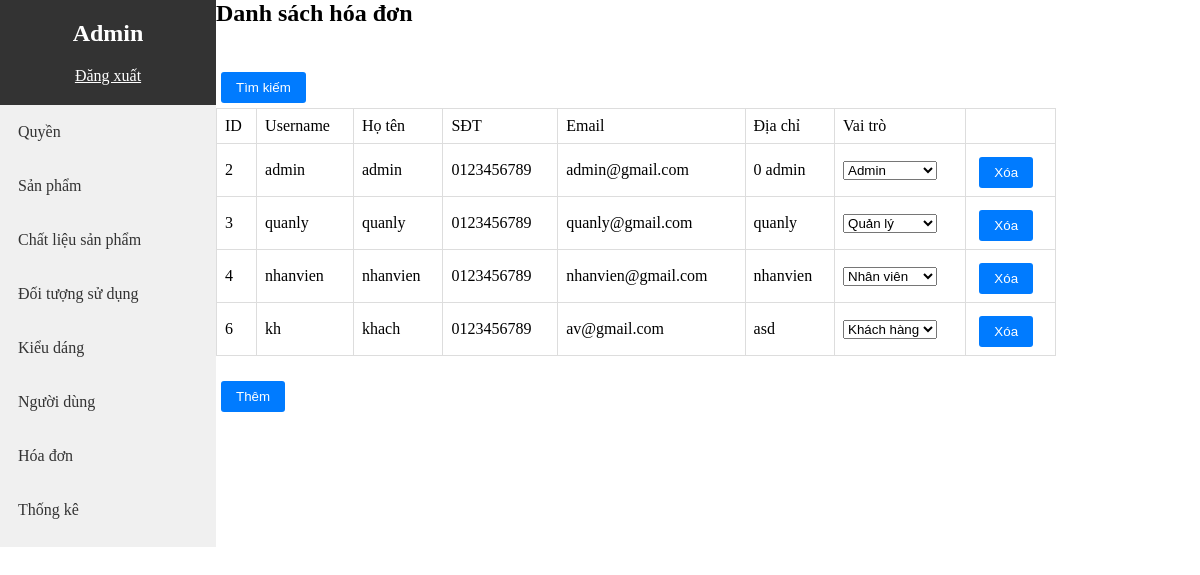
/admin/index.php?act=user (signed in), run on the app's committed database.
### tables this page shows
CREATE TABLE `permissions` (
  `id` int(11) NOT NULL,
  `role_id` int(11) DEFAULT NULL,
  `action` varchar(50) NOT NULL,
  `can_access` tinyint(1) DEFAULT NULL,
  `action_trim` varchar(50) NOT NULL
);

CREATE TABLE `users` (
  `userID` int(11) NOT NULL,
  `password` varchar(50) NOT NULL,
  `sodienthoai` varchar(10) NOT NULL,
  `email` varchar(50) NOT NULL,
  `username` varchar(50) NOT NULL,
  `hovaten` varchar(100) NOT NULL,
  `diachi` varchar(100) NOT NULL,
  `role_id` int(5) NOT NULL
);

### admin/model/pdo.php (called while the page is built, shortened)
<?php
function pdo_get_connection()
{
    $dburl = "mysql:host=localhost;dbname=shopmatkinh_db;charset=utf8";
    $username = 'root';
    $password = '';
    $conn = new PDO($dburl, $username, $password);
    $conn->setAttribute(PDO::ATTR_ERRMODE, PDO::ERRMODE_EXCEPTION);
    return $conn;
}
function pdo_query($sql)
{
    $sql_args = array_slice(func_get_args(), 1);
    try {
        $conn = pdo_get_connection();
        $stmt = $conn->prepare($sql);
        $stmt->execute($sql_args);
        $rows = $stmt->fetchAll();
        return $rows;
    } catch (PDOException $e) {
        throw $e;
    } finally {
        unset($conn);
    }
}

### admin/User/danhSachUser.php (the view, shortened to what this page needs)
<div class="danhsach-container">
    <div class="title">
        <h1>Danh sách hóa đơn</h1>
    </div>
    <div class="date-picker">
        <form action="" id="search-form">
            <input type="submit" value="Tìm kiếm" style="margin-bottom: 5px">
        </form>
    </div>
    <div class="table-container">
        <table class="data-table">
            <tr>
                <td>ID</td>
                <td>Username</td>
                <td>Họ tên</td>
                <td>SĐT</td>
                <td>Email</td>
                <td>Địa chỉ</td>
                <td>Vai trò</td>
                <td></td>
            </tr>
            <?php
            foreach ($users as $user) {
                extract($user);
                $xoa = "index.php?act=xoaUser&id=" . $userID;
                echo '<tr>
                <td>' . $userID . '</td>
                <td>' . $username . '</td>
                <td>' . $hovaten . '</td>
                <td>' . $sodienthoai . '</td>
                <td>' . $email . '</td>
                <td>' . $diachi . '</td>
                <td>
                <select name="" class="role-select" id="' . $userID . '">';
                foreach ($roles as $role) {
                    extract($role);
                    $ma == $role_id ? $s = 'selected' : $s = '';
                    echo '<option value="' . $ma . '" ' . $s . '>' . $role . '</option>';
                }
                echo '</td>
                <td><a href="' . $xoa . '" onclick="return confirm(\'Bạn có chắc chắn muốn xóa đối tượng này?\')">
                    <input type="button" value="Xóa"></a></td>
                </tr>';
            }
            ?>
        </table>
        <div class="table-footer">
            <a href="index.php?act=addUser"><input type="button" value="Thêm"></a>
        </div>
    </div>
</div>

### admin/index.php (shortened to what this page needs)
<?php
if (isset($_SESSION['username'])) {
    $user_role = $_SESSION['user_role'];
} else {
    header('Location: login.php');
    exit;
}
include "./model/pdo.php";
include "header.php";
$requested_action = $_GET['act'];
$db = new PDO('mysql:host=localhost;dbname=shopmatkinh_db', 'root', '');
$stmt = $db->prepare('SELECT action_trim FROM permissions WHERE role_id = :role_id AND can_access = 1');
$stmt->bindParam(':role_id', $user_role);
$stmt->execute();
$allowed_actions = $stmt->fetchAll(PDO::FETCH_ASSOC);
foreach ($allowed_actions as $action) {
    if (strpos(strtolower($requested_action), $action['action_trim']) !== false) {
        switch ($requested_action) {
            case 'user':
                $sql = "SELECT * FROM users";
                $users = pdo_query($sql);
                $sql = "SELECT * FROM roles";
                $roles = pdo_query($sql);
                include 'User/danhSachUser.php';
                break;
        }
    }
}
include "footer.php";
?>

### admin/css/style.css (style rules this page uses)
* { box-sizing: 0; margin: 0; }
h1 { font-size: 24px; margin-bottom: 20px; }
input[type="submit"], input[type="button"] { padding: 8px 15px; background-color: #007bff; color: #fff; border: none; border-radius: 3px; cursor: pointer; margin-top: 5px; margin-left: 5px; }
.danhsach-container { width: 70%; }
.title { padding-bottom: 20px; }
.data-table { width: 100%; border-collapse: collapse; }
.data-table, .data-table th, .data-table td { border: 1px solid #ddd; }
.data-table th, .data-table td { padding: 8px; text-align: left; }
.table-footer { margin-top: 20px; }

### data on the page
users: userID "2", username "admin", hovaten "admin", sodienthoai "0123456789", email "admin@gmail.com", diachi "0 admin"
users: userID "3", username "quanly", hovaten "quanly", sodienthoai "0123456789", email "quanly@gmail.com", diachi "quanly"
users: userID "4", username "nhanvien", hovaten "nhanvien", sodienthoai "0123456789", email "nhanvien@gmail.com", diachi "nhanvien"
users: userID "6", username "kh", hovaten "khach", sodienthoai "0123456789", email "av@gmail.com", diachi "asd"

### other printed values
form field value "Admin"
form field value "Quản lý"
form field value "Nhân viên"
form field value "Khách hàng"
